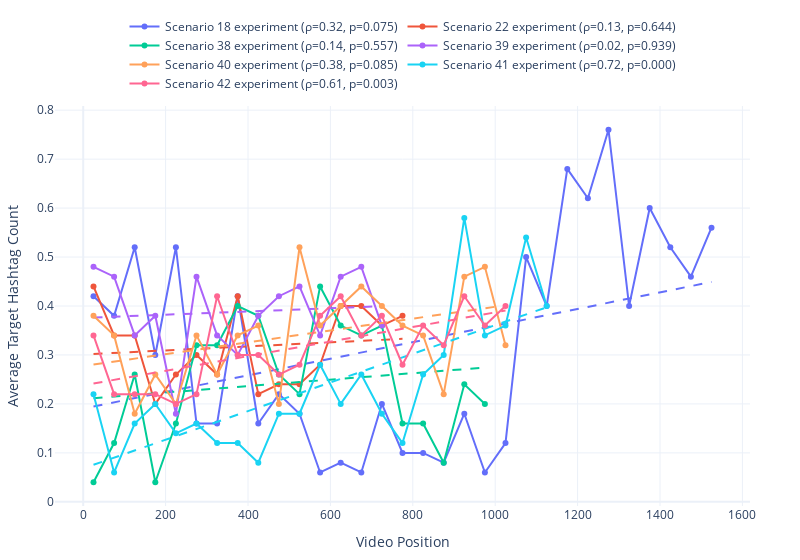
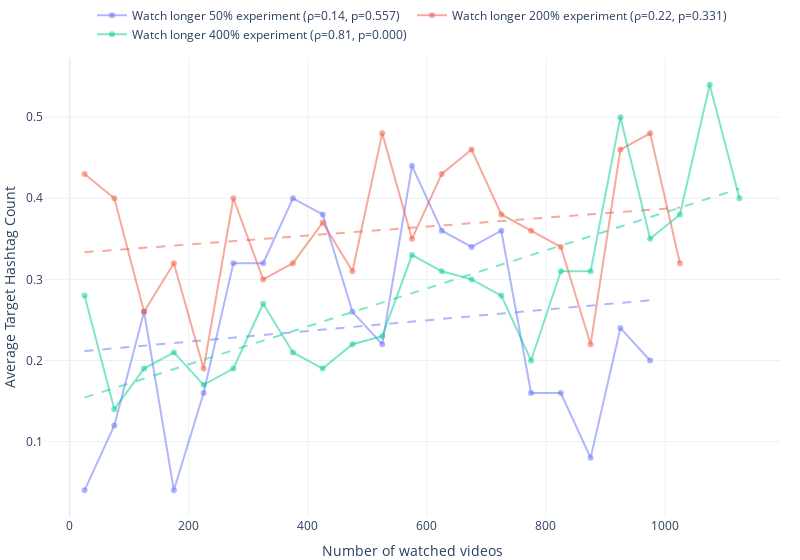

Notebook code cell kept with these figures, in order:
### Code cell
test_scenarios = [18,22,38,39,40,41,42] # All scenarios to work with
aggregate_groups = [[38],[39,40],[41,42]] # Aggregate by groups 
group_labels = {
    (38): 'Watch longer 50%',
    (39,40): 'Watch longer 200%',
    (41,42): 'Watch longer 400%'
}

analysis_results = analyze_and_plot_target_hashtags_agg(
    data_combined=data_combined,
    scenarios=test_scenarios,
    target_hashtags=target_hashtags,
    bucket_size=50, # Size of the buckets for the rolling average
    plot_type='experiment',  # Can be 'control', 'experiment' or 'both'
    aggregate_scenarios=aggregate_groups,
    legend_labels=group_labels
)

### Figure 1 — Plotly figure (JSON) as saved in the notebook; plotly's stock layout.template omitted (floating-point values rounded to 4 significant figures)
{"data": [{"line": {"color": "#636EFA"}, "marker": {"color": "#636EFA"}, "mode": "lines+markers", "name": "Scenario 18 experiment (ρ=0.32, p=0.075)", "type": "scatter", "x": [25, 75, 125, 175, 225, 275, 325, 375, 425, 475, 525, 575, 625, 675, 725, 775, 825, 875, 925, 975, 1025, 1075, 1125, 1175, 1225, 1275, 1325, 1375, 1425, 1475, 1525], "y": [0.42, 0.38, 0.52, 0.3, 0.52, 0.16, 0.16, 0.42, 0.16, 0.22, 0.18, 0.06, 0.08, 0.06, 0.2, 0.1, 0.1, 0.08, 0.18, 0.06, 0.12, 0.5, 0.4, 0.68, 0.62, 0.76, 0.4, 0.6, 0.52, 0.46, 0.56]}, {"line": {"color": "#636EFA", "dash": "dash"}, "mode": "lines", "showlegend": false, "type": "scatter", "x": [25, 75, 125, 175, 225, 275, 325, 375, 425, 475, 525, 575, 625, 675, 725, 775, 825, 875, 925, 975, 1025, 1075, 1125, 1175, 1225, 1275, 1325, 1375, 1425, 1475, 1525], "y": [0.1948, 0.2033, 0.2117, 0.2202, 0.2287, 0.2372, 0.2457, 0.2541, 0.2626, 0.2711, 0.2796, 0.288, 0.2965, 0.305, 0.3135, 0.3219, 0.3304, 0.3389, 0.3474, 0.3558, 0.3643, 0.3728, 0.3813, 0.3897, 0.3982, 0.4067, 0.4152, 0.4236, 0.4321, 0.4406, 0.4491]}, {"line": {"color": "#EF553B"}, "marker": {"color": "#EF553B"}, "mode": "lines+markers", "name": "Scenario 22 experiment (ρ=0.13, p=0.644)", "type": "scatter", "x": [25, 75, 125, 175, 225, 275, 325, 375, 425, 475, 525, 575, 625, 675, 725, 775], "y": [0.44, 0.34, 0.34, 0.2, 0.26, 0.3, 0.26, 0.42, 0.22, 0.24, 0.24, 0.28, 0.4, 0.4, 0.36, 0.38]}, {"line": {"color": "#EF553B", "dash": "dash"}, "mode": "lines", "showlegend": false, "type": "scatter", "x": [25, 75, 125, 175, 225, 275, 325, 375, 425, 475, 525, 575, 625, 675, 725, 775], "y": [0.3021, 0.3041, 0.3062, 0.3082, 0.3103, 0.3124, 0.3144, 0.3165, 0.3185, 0.3206, 0.3226, 0.3247, 0.3268, 0.3288, 0.3309, 0.3329]}, {"line": {"color": "#00CC96"}, "marker": {"color": "#00CC96"}, "mode": "lines+markers", "name": "Scenario 38 experiment (ρ=0.14, p=0.557)", "type": "scatter", "x": [25, 75, 125, 175, 225, 275, 325, 375, 425, 475, 525, 575, 625, 675, 725, 775, 825, 875, 925, 975], "y": [0.04, 0.12, 0.26, 0.04, 0.16, 0.32, 0.32, 0.4, 0.38, 0.26, 0.22, 0.44, 0.36, 0.34, 0.36, 0.16, 0.16, 0.08, 0.24, 0.2]}, {"line": {"color": "#00CC96", "dash": "dash"}, "mode": "lines", "showlegend": false, "type": "scatter", "x": [25, 75, 125, 175, 225, 275, 325, 375, 425, 475, 525, 575, 625, 675, 725, 775, 825, 875, 925, 975], "y": [0.2117, 0.215, 0.2183, 0.2216, 0.2249, 0.2282, 0.2315, 0.2348, 0.2381, 0.2414, 0.2446, 0.2479, 0.2512, 0.2545, 0.2578, 0.2611, 0.2644, 0.2677, 0.271, 0.2743]}, {"line": {"color": "#AB63FA"}, "marker": {"color": "#AB63FA"}, "mode": "lines+markers", "name": "Scenario 39 experiment (ρ=0.02, p=0.939)", "type": "scatter", "x": [25, 75, 125, 175, 225, 275, 325, 375, 425, 475, 525, 575, 625, 675, 725], "y": [0.48, 0.46, 0.34, 0.38, 0.18, 0.46, 0.34, 0.3, 0.38, 0.42, 0.44, 0.34, 0.46, 0.48, 0.36]}, {"line": {"color": "#AB63FA", "dash": "dash"}, "mode": "lines", "showlegend": false, "type": "scatter", "x": [25, 75, 125, 175, 225, 275, 325, 375, 425, 475, 525, 575, 625, 675, 725], "y": [0.3765, 0.3781, 0.3798, 0.3814, 0.3831, 0.3847, 0.3864, 0.388, 0.3896, 0.3913, 0.3929, 0.3946, 0.3962, 0.3979, 0.3995]}, {"line": {"color": "#FFA15A"}, "marker": {"color": "#FFA15A"}, "mode": "lines+markers", "name": "Scenario 40 experiment (ρ=0.38, p=0.085)", "type": "scatter", "x": [25, 75, 125, 175, 225, 275, 325, 375, 425, 475, 525, 575, 625, 675, 725, 775, 825, 875, 925, 975, 1025], "y": [0.38, 0.34, 0.18, 0.26, 0.2, 0.34, 0.26, 0.34, 0.36, 0.2, 0.52, 0.36, 0.4, 0.44, 0.4, 0.36, 0.34, 0.22, 0.46, 0.48, 0.32]}, {"line": {"color": "#FFA15A", "dash": "dash"}, "mode": "lines", "showlegend": false, "type": "scatter", "x": [25, 75, 125, 175, 225, 275, 325, 375, 425, 475, 525, 575, 625, 675, 725, 775, 825, 875, 925, 975, 1025], "y": [0.2804, 0.2865, 0.2925, 0.2986, 0.3046, 0.3107, 0.3167, 0.3228, 0.3288, 0.3349, 0.341, 0.347, 0.3531, 0.3591, 0.3652, 0.3712, 0.3773, 0.3833, 0.3894, 0.3954, 0.4015]}, {"line": {"color": "#19D3F3"}, "marker": {"color": "#19D3F3"}, "mode": "lines+markers", "name": "Scenario 41 experiment (ρ=0.72, p=0.000)", "type": "scatter", "x": [25, 75, 125, 175, 225, 275, 325, 375, 425, 475, 525, 575, 625, 675, 725, 775, 825, 875, 925, 975, 1025, 1075, 1125], "y": [0.22, 0.06, 0.16, 0.2, 0.14, 0.16, 0.12, 0.12, 0.08, 0.18, 0.18, 0.28, 0.2, 0.26, 0.18, 0.12, 0.26, 0.3, 0.58, 0.34, 0.36, 0.54, 0.4]}, {"line": {"color": "#19D3F3", "dash": "dash"}, "mode": "lines", "showlegend": false, "type": "scatter", "x": [25, 75, 125, 175, 225, 275, 325, 375, 425, 475, 525, 575, 625, 675, 725, 775, 825, 875, 925, 975, 1025, 1075, 1125], "y": [0.07565, 0.09028, 0.1049, 0.1195, 0.1342, 0.1488, 0.1634, 0.178, 0.1926, 0.2073, 0.2219, 0.2365, 0.2511, 0.2658, 0.2804, 0.295, 0.3096, 0.3243, 0.3389, 0.3535, 0.3681, 0.3828, 0.3974]}, {"line": {"color": "#FF6692"}, "marker": {"color": "#FF6692"}, "mode": "lines+markers", "name": "Scenario 42 experiment (ρ=0.61, p=0.003)", "type": "scatter", "x": [25, 75, 125, 175, 225, 275, 325, 375, 425, 475, 525, 575, 625, 675, 725, 775, 825, 875, 925, 975, 1025], "y": [0.34, 0.22, 0.22, 0.22, 0.2, 0.22, 0.42, 0.3, 0.3, 0.26, 0.28, 0.38, 0.42, 0.34, 0.38, 0.28, 0.36, 0.32, 0.42, 0.36, 0.4]}, {"line": {"color": "#FF6692", "dash": "dash"}, "mode": "lines", "showlegend": false, "type": "scatter", "x": [25, 75, 125, 175, 225, 275, 325, 375, 425, 475, 525, 575, 625, 675, 725, 775, 825, 875, 925, 975, 1025], "y": [0.2416, 0.2491, 0.2566, 0.264, 0.2715, 0.2789, 0.2864, 0.2938, 0.3013, 0.3087, 0.3162, 0.3236, 0.3311, 0.3386, 0.346, 0.3535, 0.3609, 0.3684, 0.3758, 0.3833, 0.3907]}], "layout": {"legend": {"orientation": "h", "x": 0.5, "xanchor": "center", "y": 1.02, "yanchor": "bottom"}, "margin": {"b": 50, "l": 50, "r": 50, "t": 50}, "width": 800, "xaxis": {"title": {"text": "Video Position"}}, "yaxis": {"title": {"text": "Average Target Hashtag Count"}}}}

### Figure 2 — Plotly figure (JSON) as saved in the notebook; plotly's stock layout.template omitted (floating-point values rounded to 4 significant figures)
{"data": [{"line": {"color": "rgba(99, 110, 250, 0.5)"}, "marker": {"color": "rgba(99, 110, 250, 0.5)"}, "mode": "lines+markers", "name": "Watch longer 50% experiment (ρ=0.14, p=0.557)", "type": "scatter", "x": [25, 75, 125, 175, 225, 275, 325, 375, 425, 475, 525, 575, 625, 675, 725, 775, 825, 875, 925, 975], "y": [0.04, 0.12, 0.26, 0.04, 0.16, 0.32, 0.32, 0.4, 0.38, 0.26, 0.22, 0.44, 0.36, 0.34, 0.36, 0.16, 0.16, 0.08, 0.24, 0.2]}, {"line": {"color": "rgba(99, 110, 250, 0.5)", "dash": "dash"}, "mode": "lines", "showlegend": false, "type": "scatter", "x": [25, 75, 125, 175, 225, 275, 325, 375, 425, 475, 525, 575, 625, 675, 725, 775, 825, 875, 925, 975], "y": [0.2117, 0.215, 0.2183, 0.2216, 0.2249, 0.2282, 0.2315, 0.2348, 0.2381, 0.2414, 0.2446, 0.2479, 0.2512, 0.2545, 0.2578, 0.2611, 0.2644, 0.2677, 0.271, 0.2743]}, {"line": {"color": "rgba(239, 85, 59, 0.5)"}, "marker": {"color": "rgba(239, 85, 59, 0.5)"}, "mode": "lines+markers", "name": "Watch longer 200% experiment (ρ=0.22, p=0.331)", "type": "scatter", "x": [25, 75, 125, 175, 225, 275, 325, 375, 425, 475, 525, 575, 625, 675, 725, 775, 825, 875, 925, 975, 1025], "y": [0.43, 0.4, 0.26, 0.32, 0.19, 0.4, 0.3, 0.32, 0.37, 0.31, 0.48, 0.35, 0.43, 0.46, 0.38, 0.36, 0.34, 0.22, 0.46, 0.48, 0.32]}, {"line": {"color": "rgba(239, 85, 59, 0.5)", "dash": "dash"}, "mode": "lines", "showlegend": false, "type": "scatter", "x": [25, 75, 125, 175, 225, 275, 325, 375, 425, 475, 525, 575, 625, 675, 725, 775, 825, 875, 925, 975, 1025], "y": [0.3334, 0.3362, 0.3389, 0.3417, 0.3444, 0.3472, 0.3499, 0.3527, 0.3554, 0.3582, 0.361, 0.3637, 0.3665, 0.3692, 0.372, 0.3747, 0.3775, 0.3802, 0.383, 0.3857, 0.3885]}, {"line": {"color": "rgba(0, 204, 150, 0.5)"}, "marker": {"color": "rgba(0, 204, 150, 0.5)"}, "mode": "lines+markers", "name": "Watch longer 400% experiment (ρ=0.81, p=0.000)", "type": "scatter", "x": [25, 75, 125, 175, 225, 275, 325, 375, 425, 475, 525, 575, 625, 675, 725, 775, 825, 875, 925, 975, 1025, 1075, 1125], "y": [0.28, 0.14, 0.19, 0.21, 0.17, 0.19, 0.27, 0.21, 0.19, 0.22, 0.23, 0.33, 0.31, 0.3, 0.28, 0.2, 0.31, 0.31, 0.5, 0.35, 0.38, 0.54, 0.4]}, {"line": {"color": "rgba(0, 204, 150, 0.5)", "dash": "dash"}, "mode": "lines", "showlegend": false, "type": "scatter", "x": [25, 75, 125, 175, 225, 275, 325, 375, 425, 475, 525, 575, 625, 675, 725, 775, 825, 875, 925, 975, 1025, 1075, 1125], "y": [0.1542, 0.1659, 0.1777, 0.1894, 0.2011, 0.2128, 0.2245, 0.2362, 0.2479, 0.2596, 0.2713, 0.283, 0.2948, 0.3065, 0.3182, 0.3299, 0.3416, 0.3533, 0.365, 0.3767, 0.3884, 0.4001, 0.4118]}], "layout": {"legend": {"orientation": "h", "x": 0.5, "xanchor": "center", "y": 1.02, "yanchor": "bottom"}, "margin": {"b": 1, "l": 20, "r": 20, "t": 1}, "width": 800, "xaxis": {"title": {"text": "Number of watched videos"}}, "yaxis": {"title": {"text": "Average Target Hashtag Count"}}}}
